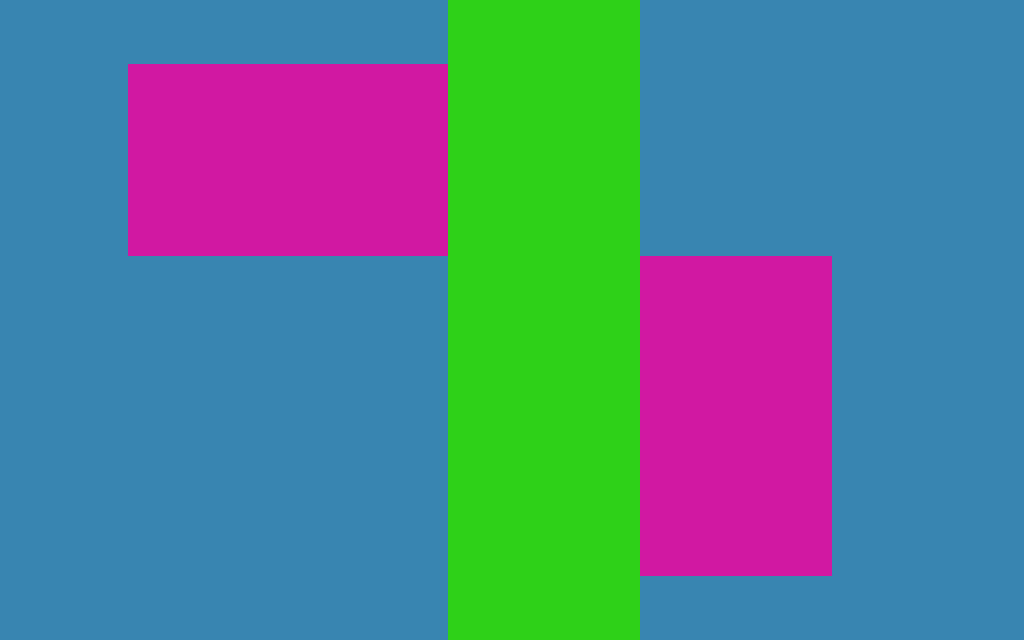

The image is a tile-based game level rendered from a .tmx file. Its description and source (layers, tilesets, objects; grid data summarised) follow:
An orthogonal 16x10 tile map with 64x64 px tiles, 3 tile layers (Tile Layer 1, Tile Layer 2, Tile Layer 3).

<map version="1.0" orientation="orthogonal" renderorder="right-down" width="16" height="10" tilewidth="64" tileheight="64">
 <properties>
  <property name="maxMoves" value="2" />
 </properties>
 <tileset firstgid="1" name="tiles" tilewidth="64" tileheight="64">
  <image source="tiles.jpg" width="640" height="128" />
 </tileset>
 <layer name="Tile Layer 1" width="16" height="10">
  <data>[160 cells, 30 non-empty, 1 distinct tile ids]</data>
 </layer>
 <layer name="Tile Layer 2" width="16" height="10">
  <data>[160 cells, 30 non-empty, 1 distinct tile ids]</data>
 </layer>
 <layer name="Tile Layer 3" width="16" height="10">
  <data>[160 cells, 100 non-empty, 1 distinct tile ids]</data>
 </layer>
</map>
